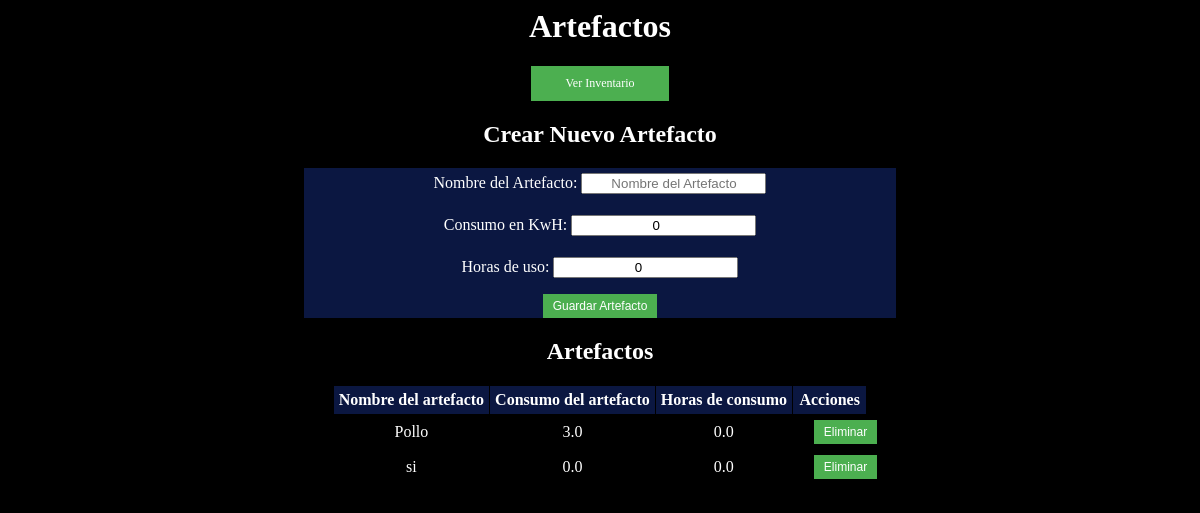
/paginaUsuario/inventario/artefactos/ (signed in), run on an earlier commit of the app's database.
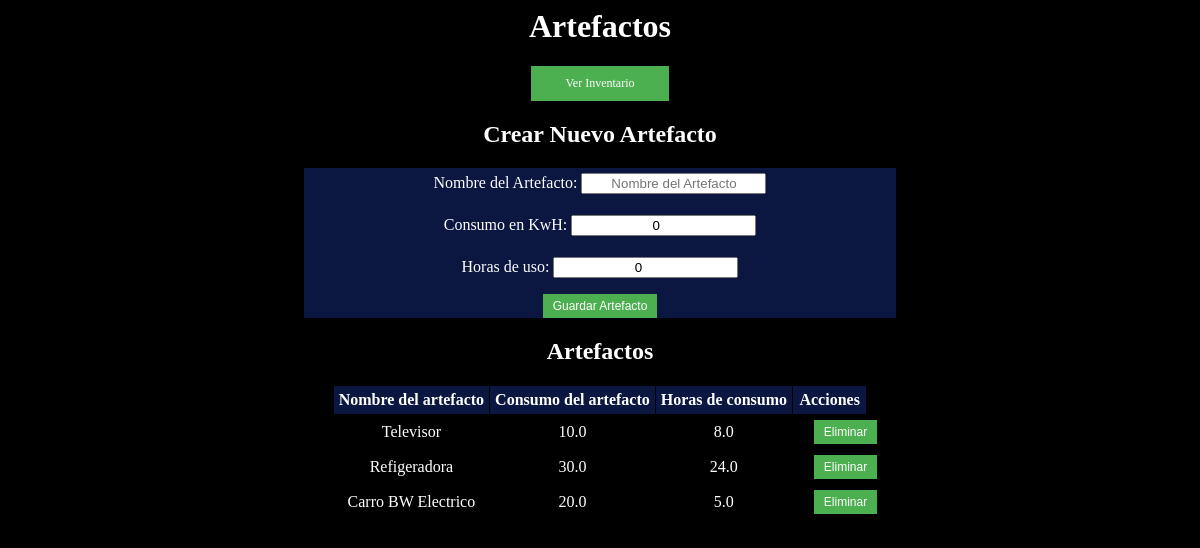
And on a later commit of the database.
### energy/models.py (models this page shows, shortened)
class Artefactos(models.Model):
    user = models.ForeignKey(User, on_delete=models.CASCADE)
    nombreArtefacto = models.CharField(max_length=20)
    consumoKwH = models.FloatField(default=0)
    horasDeUso = models.FloatField(default=0)
    inventario = models.ForeignKey('Inventario', on_delete=models.CASCADE, null=True, blank=True)

### energy/views.py (the view, shortened to what this page needs)
# urls.py: path('paginaUsuario/inventario/artefactos/', artefacto, name="artefacto"),
def artefacto(request):
    if request.user.is_authenticated:
        artefactos = Artefactos.objects.filter(user=request.user)
        if request.method == 'GET':
            form = ArtefactosForm()
            return render(request, 'energy/home/artefactos.html', {
                'form': form,
                'artefactos': artefactos,
            })
    return render(request, 'energy/home/artefactos.html', {
        'eliminar': eliminarArtefacto,
        })

### energy/forms.py
class ArtefactosForm(forms.ModelForm):
    class Meta:
        model = Artefactos
        fields = ('nombreArtefacto', 'consumoKwH', 'horasDeUso')
        widgets = {
            'nombreArtefacto': forms.TextInput(
                attrs={
                    'placeholder': 'Nombre del Artefacto'
                }
            ),
            'consumoKwH': forms.NumberInput(
                attrs={
                    'placeholder': 'Consumo en KwH'
                }
            ),
            'horasDeUso': forms.NumberInput(
                attrs={
                    'placeholder': 'Horas de uso'
                }
            )
        }
        labels = {
            'nombreArtefacto': 'Nombre del Artefacto',
            'consumoKwH': 'Consumo en KwH',
            'horasDeUso': 'Horas de uso',
        }

### energy/templates/energy/home/artefactos.html (shortened to what this page needs)
<html>
<head>
</head>
<body>
    <h1>Artefactos</h1>
<a href="{% url 'inventario' %}">Ver Inventario</a>
<h2>Crear Nuevo Artefacto</h2>
<form method="post" action="{% url 'artefacto' %}">
  {{ form.as_p }}
  <button type="submit">Guardar Artefacto</button>
</form>
<h2>Artefactos</h2>
<table>
  <tr>
    <th>Nombre del artefacto</th>
    <th>Consumo del artefacto</th>
    <th>Horas de consumo</th>
    <th>Acciones</th>
  </tr>
  {% for artefacto in artefactos %}
    <tr>
        <td>{{ artefacto.nombreArtefacto }}</td>
        <td>{{ artefacto.consumoKwH }}</td>
        <td>{{ artefacto.horasDeUso }}</td>
        <td>
        <form method="post" action="{% url 'eliminarArtefacto' artefacto.id %}">
          <button type="submit">Eliminar</button>
        </form>
        </td>
  {% endfor %}
</table>
</body>
</html>

What changed in the data, as far as the page shows it:
removed Artefactos: nombreArtefacto "Pollo", consumoKwH "3.0", horasDeUso "0.0"
removed Artefactos: nombreArtefacto "si", consumoKwH "0.0", horasDeUso "0.0"
added Artefactos: nombreArtefacto "Televisor", consumoKwH "10.0", horasDeUso "8.0"
added Artefactos: nombreArtefacto "Refigeradora", consumoKwH "30.0", horasDeUso "24.0"
added Artefactos: nombreArtefacto "Carro BW Electrico", consumoKwH "20.0", horasDeUso "5.0"
